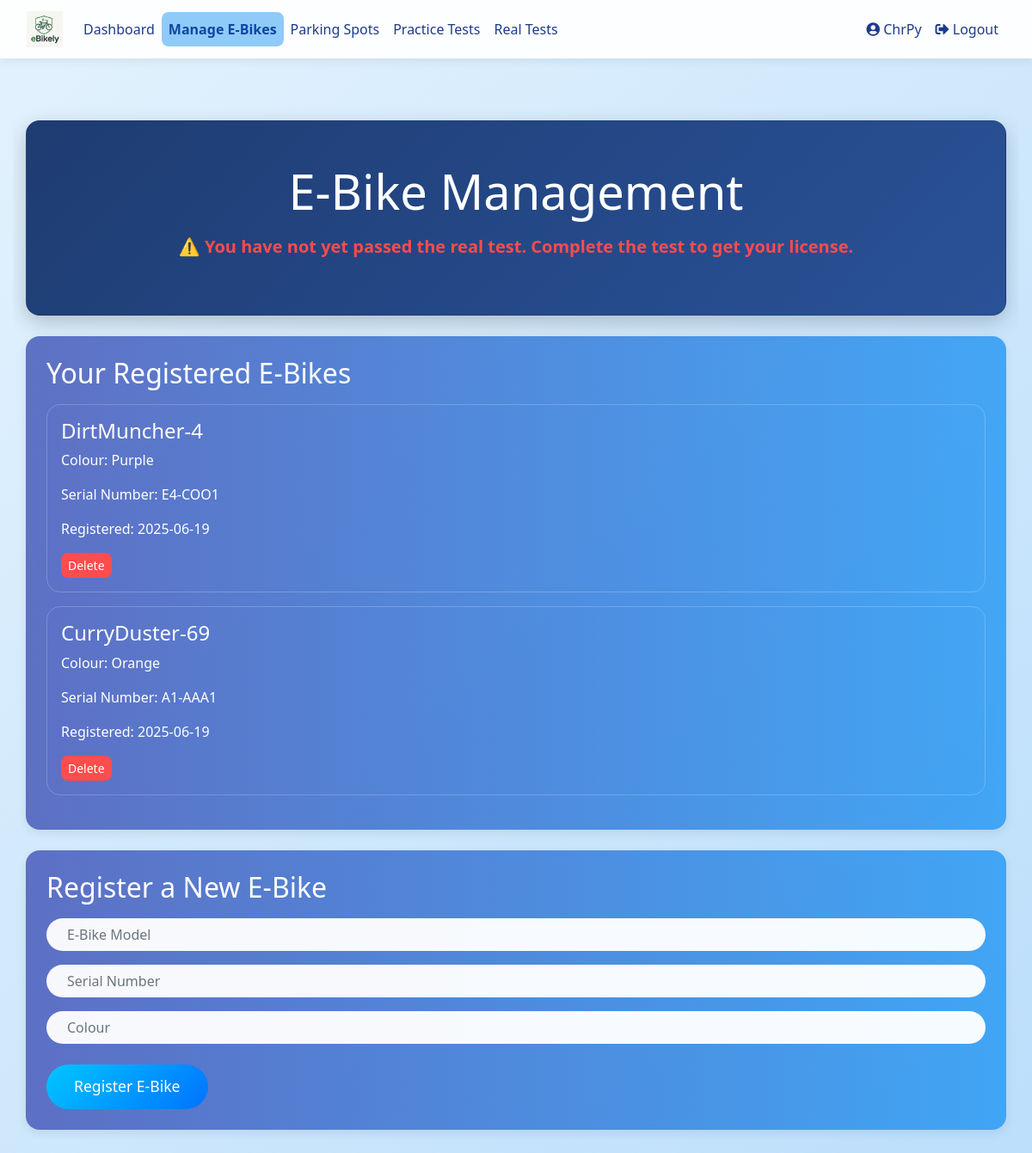
Screenshot of /ebikes (signed in) with the database file from the repository.
### database_setup.py (models this page shows)
class User(Base, UserMixin):
    __tablename__ = 'users'
    id = Column(Integer, primary_key=True)
    username = Column(String(150), unique=True, nullable=False)
    email = Column(String(150), nullable=True)
    password = Column(String(150), nullable=False)
    ebikes = relationship('EBike', back_populates='owner', cascade="all, delete-orphan")
    practice_tests = relationship('PracticeTest', back_populates='user', cascade="all, delete-orphan")
    real_tests = relationship('RealTest', back_populates='user', cascade="all, delete-orphan")
    practice_attempts = relationship("PracticeAttempt", back_populates="user", cascade="all, delete-orphan")
    parking_spot = relationship("ParkingSpot", back_populates="reserved_user", uselist=False)
    reservations = relationship("ParkingReservation", back_populates="user")
    role = Column(String(10))  # 'student' or 'teacher'
    department = Column(String(150))  # for teachers
    year = Column(Integer)  # for students
    house = Column(String(50))  # for students

class EBike(Base):
    __tablename__ = 'ebikes'
    id = Column(Integer, primary_key=True)
    owner_id = Column(Integer, ForeignKey('users.id'), nullable=False)
    model = Column(String(100), nullable=False)
    serial_number = Column(String(100), unique=True, nullable=False)
    colour = Column(String(50), nullable=False)  # New field for e-bike colour
    is_approved = Column(Boolean, default=False)
    registration_date = Column(DateTime, default=datetime.utcnow)
    owner = relationship('User', back_populates='ebikes')

### app.py (the view, shortened to what this page needs)
@app.route('/ebikes', methods=['GET', 'POST'])
@login_required
def ebike_management():
    session = SessionLocal()
    form = forms.EbikeRegistrationForm()
    ebikes = session.query(EBike).filter_by(owner_id=current_user.id).all()
    passed_test = session.query(RealTestAttempt).filter(
        RealTestAttempt.user_id == current_user.id,
        RealTestAttempt.passed == True
    ).count() > 0
    session.close()
    return render_template('ebike_management.html', ebikes=ebikes, form=form, passed_test=passed_test)

### forms.py
class EbikeRegistrationForm(FlaskForm):
    model = StringField('E-Bike Model', validators=[DataRequired()])
    serial_number = StringField('Serial Number', validators=[DataRequired()])
    colour = StringField('E-Bike Colour', validators=[DataRequired()])
    submit = SubmitField('Register E-Bike')

### app.py (called while the page is built)
@login_manager.user_loader
def load_user(user_id):
    session = SessionLocal()
    user = session.query(User).get(int(user_id))
    session.close()
    return user

### templates/ebike_management.html (shortened to what this page needs)
{% extends 'base.html' %}
{% block content %}
<div class="container welcome-container">
    <div class="hero-section card text-white p-5 mb-4 fade-in">
        <h1 class="display-4 mb-3">E-Bike Management</h1>
        {% if passed_test %}
            <p class="license-status success lead">✅ You have passed the real test and are eligible for a license.</p>
        {% else %}
            <p class="license-status danger lead">⚠️ You have not yet passed the real test. Complete the test to get your license.</p>
        {% endif %}
    </div>
    <div class="row slide-up-delay">
        <div class="col-md-12 mb-4">
            <div class="card feature-card p-4">
                {% if ebikes %}
                    <h2 class="mb-3">Your Registered E-Bikes</h2>
                    <div class="list-group">
                        {% for ebike in ebikes %}
                            <div class="list-group-item text-white mb-3 p-3 bg-transparent" style="border: 1px solid rgba(255,255,255,0.2); border-radius: 1rem;">
                                <h4>{{ ebike.model }}</h4>
                                <p>Colour: {{ ebike.colour }}</p>
                                <p>Serial Number: {{ ebike.serial_number }}</p>
                                <p>Registered: {{ ebike.registration_date.strftime('%Y-%m-%d') }}</p>
                                <form method="POST" class="mt-2 d-inline">
                                    <button type="submit" class="btn btn-danger btn-sm">Delete</button>
                                </form>
                            </div>
                        {% endfor %}
                    </div>
                {% else %}
                    <h2>No E-Bikes Registered</h2>
                    <p>You haven’t registered an e-bike yet. Fill in the form below to get started.</p>
                {% endif %}
            </div>
        </div>
        <div class="col-md-12">
            <div class="card feature-card p-4">
                <h2 class="mb-3">Register a New E-Bike</h2>
                <form method="POST">
                    <div class="form-group mb-3">
                        {{ form.model(class="form-control custom-input", placeholder="E-Bike Model") }}
                    </div>
                    <div class="form-group mb-3">
                        {{ form.serial_number(class="form-control custom-input", placeholder="Serial Number") }}
                    </div>
                    <div class="form-group mb-4">
                        {{ form.colour(class="form-control custom-input", placeholder="Colour") }}
                    </div>
                    <button type="submit" class="btn btn-primary btn-lg pulse">Register E-Bike</button>
                </form>
            </div>
        </div>
    </div>
</div>
{% endblock %}

### templates/base.html (shortened to what this page needs)
<!DOCTYPE html>
<html lang="en">
<head>
  <link rel="stylesheet" href="https://stackpath.bootstrapcdn.com/bootstrap/4.5.2/css/bootstrap.min.css">
  <link rel="stylesheet" href="{{ url_for('static', filename='styles.css') }}">
  <link href="https://cdnjs.cloudflare.com/ajax/libs/font-awesome/5.15.4/css/all.min.css" rel="stylesheet">
</head>
<body>
  <nav class="navbar navbar-expand-lg navbar-light">
    <div class="container-fluid">
      <a class="navbar-brand" href="{{ url_for('dashboard') }}">
        <img src="{{ url_for('static', filename='images/logo.png') }}" alt="E-Bike Manager Logo">
      </a>
      <div class="collapse navbar-collapse justify-content-between" id="navbarNav">
        <ul class="navbar-nav">
          {% if current_user.is_authenticated %}
            <li class="nav-item"><a class="nav-link {% if request.endpoint == 'dashboard' %}active{% endif %}" href="{{ url_for('dashboard') }}">Dashboard</a></li>
            <li class="nav-item"><a class="nav-link {% if request.endpoint == 'ebike_management' %}active{% endif %}" href="{{ url_for('ebike_management') }}">Manage E-Bikes</a></li>
            <li class="nav-item"><a class="nav-link {% if request.endpoint == 'parking_spots' %}active{% endif %}" href="{{ url_for('parking_spots') }}">Parking Spots</a></li>
            <li class="nav-item"><a class="nav-link {% if request.endpoint == 'practice_selection' %}active{% endif %}" href="{{ url_for('practice_selection') }}">Practice Tests</a></li>
            <li class="nav-item"><a class="nav-link {% if request.endpoint == 'real_test' %}active{% endif %}" href="{{ url_for('real_test') }}">Real Tests</a></li>
          {% endif %}
        </ul>
        <ul class="navbar-nav">
          {% if current_user.is_authenticated %}
            <li class="nav-item"><a class="nav-link {% if request.endpoint == 'user_profile' %}active{% endif %}" href="{{ url_for('user_profile') }}"><i class="fas fa-user-circle"></i> {{ current_user.username }}</a></li>
            <li class="nav-item"><a class="nav-link" href="{{ url_for('logout') }}"><i class="fas fa-sign-out-alt"></i> Logout</a></li>
          {% else %}
            <li class="nav-item"><a class="nav-link" href="{{ url_for('login') }}"><i class="fas fa-sign-in-alt"></i> Login</a></li>
            <li class="nav-item"><a class="nav-link" href="{{ url_for('register') }}"><i class="fas fa-user-plus"></i> Register</a></li>
          {% endif %}
        </ul>
      </div>
    </div>
  </nav>
  <div class="container my-4">
    {% block content %}{% endblock %}
  </div>
</body>
</html>

### static/styles.css (style rules this page uses)
.card { border-radius: 10px; box-shadow: 0 4px 6px rgba(0, 0, 0, 0.1); transition: transform 0.2s; }
.text-white { color: white; }
.welcome-container { overflow-x: hidden; }
.hero-section { background: linear-gradient(135deg, #f8f9fa 0%, #e9ecef 100%); padding: 100px 0; }
.feature-card { background: white; border-radius: 10px; box-shadow: 0 4px 6px rgba(0, 0, 0, 0.1); transition: transform 0.3s ease; }

### templates/base.html (style rules this page uses)
body { min-height: 100vh; margin: 0; font-family: 'Segoe UI', sans-serif; background: linear-gradient(135deg, #e3f2fd 0%, #bbdefb 100%); color: #212529; }
.navbar { background-color: #ffffffee; backdrop-filter: blur(6px); box-shadow: 0 4px 10px rgba(0, 0, 0, 0.06); }
.navbar-brand img { height: 42px; }
.nav-link { color: #1e3a8a !important; font-weight: 500; transition: background 0.3s ease; border-radius: 0.5rem; padding: 0.5rem 0.8rem; }
.nav-link.active { background-color: #90caf9; color: #0d47a1 !important; font-weight: bold; }
.container, .container-fluid { max-width: 1200px; }
.card, .auth-card { background: #ffffff; border-radius: 1rem; box-shadow: 0 4px 12px rgba(0, 0, 0, 0.08); transition: transform 0.2s ease; }
.btn-primary { background: linear-gradient(135deg, #64b5f6, #1e88e5); border: none; border-radius: 50px; padding: 0.6rem 1.4rem; font-size: 1rem; color: white; font-weight: 500; }

### templates/ebike_management.html (style rules this page uses)
.welcome-container { padding-top: 3rem; padding-bottom: 3rem; }
.hero-section { background: linear-gradient(135deg, #1e3c72 0%, #2a5298 100%); border-radius: 1rem; box-shadow: 0 8px 24px rgba(0, 0, 0, 0.2); text-align: center; }
.feature-card { background: linear-gradient(to right, #3f51b5cc, #2196f3cc); border-radius: 1rem; backdrop-filter: blur(6px); border: none; color: white; transition: transform 0.3s ease; }
.btn-primary { background: linear-gradient(135deg, #00c6ff 0%, #0072ff 100%); border: none; border-radius: 50px; padding: 0.8rem 2rem; font-size: 1.1rem; color: white; }
.btn-danger { background-color: #ff4c4c; border: none; border-radius: 0.5rem; }
.custom-input { border-radius: 50px; background: rgba(255, 255, 255, 0.95); border: none; padding-left: 1.5rem; }
.license-status { font-weight: bold; }
.license-status.danger { color: #ff4c4c; }
.fade-in { animation: fadeIn 1s ease-in; }
.slide-up-delay { animation: slideUp 0.8s ease-out 0.3s backwards; }
.pulse { animation: pulse 2s infinite; }

### rows the page displays
User: username "ChrPy"
EBike: model "DirtMuncher-4", colour "Purple", serial_number "E4-COO1", registration_date "2025-06-19"
EBike: model "CurryDuster-69", colour "Orange", serial_number "A1-AAA1", registration_date "2025-06-19"
